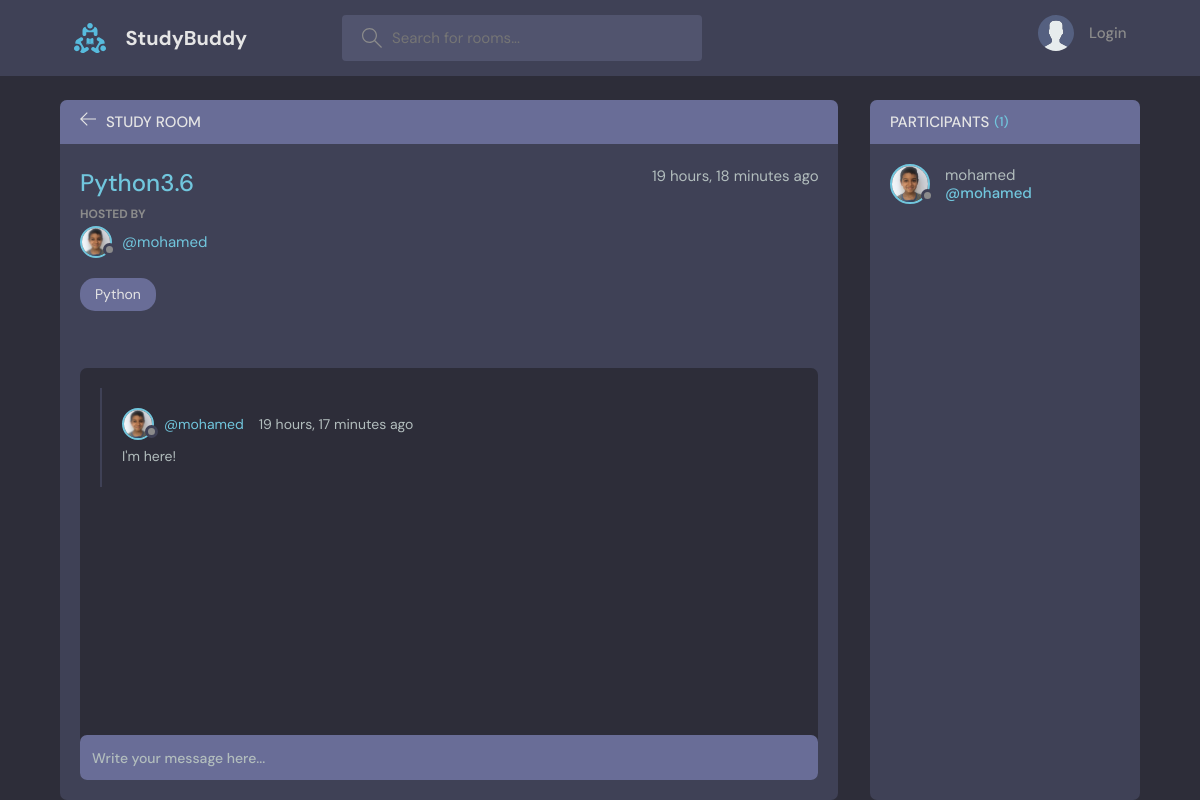
The app's page /room_page/1/ with its own data.
### base/models.py (models this page shows, shortened)
class Room(models.Model):
    host = models.ForeignKey(User, on_delete=models.SET_NULL, null=True)
    topic = models.ForeignKey(Topic, on_delete=models.SET_NULL, null=True)
    name = models.CharField(max_length=200)
    description = models.TextField(null=True, blank=True)
    participants = models.ManyToManyField(
        User, related_name='participants', blank=True)
    created = models.DateTimeField(auto_now_add=True)
    updated = models.DateTimeField(auto_now=True)
    class Meta:
        ordering = ['-updated', '-created']

class User(AbstractUser):
    name = models.CharField(max_length=200, null=True)
    email = models.EmailField(unique=True, null=True)
    bio = models.TextField(null=True)
    avatar = models.ImageField(null=True, default="avatar.svg")
    USERNAME_FIELD = 'email'
    REQUIRED_FIELDS = []

class Topic(models.Model):
    name = models.CharField(max_length=200)
    def __str__(self):
        return self.name

class Message(models.Model):
    user = models.ForeignKey(User, on_delete=models.CASCADE)
    room = models.ForeignKey(Room, on_delete=models.CASCADE)
    body = models.TextField()
    created = models.DateTimeField(auto_now_add=True)
    updated = models.DateTimeField(auto_now=True)
    class Meta:
        ordering = ['-updated', '-created']

### base/views.py (the view, shortened to what this page needs)
# urls.py: path('room_page/<str:pk>/', views.room, name='room'),
def room(request, pk):
    room = Room.objects.get(id=pk)
    room_messages = room.message_set.all()
    participants = room.participants.all()
    context = {
        'room': room,
        'room_messages': room_messages,
        'participants': participants
    }
    return render(request, 'base/room.html', context)

### base/templates/base/room.html (shortened to what this page needs)
{% extends 'main.html' %} {% block content %}
<main class="profile-page layout layout--2">
  <div class="container">
    <div class="room">
      <div class="room__top">
        <div class="room__topLeft">
          <a href="{% url 'home' %}">
            <svg
              version="1.1"
              xmlns="http://www.w3.org/2000/svg"
              width="32"
              height="32"
              viewBox="0 0 32 32"
            >
              <title>arrow-left</title>
              <path
                d="M13.723 2.286l-13.723 13.714 13.719 13.714 1.616-1.611-10.96-10.96h27.625v-2.286h-27.625l10.965-10.965-1.616-1.607z"
              ></path>
            </svg>
          </a>
          <h3>Study Room</h3>
        </div>
      </div>
      <div class="room__box scroll">
        <div class="room__header scroll">
          <div class="room__info">
            <h3>{{room.name}}</h3>
            <span>{{room.created|timesince}} ago</span>
          </div>
          <div class="room__hosted">
            <p>Hosted By</p>
            <a
              href="{% url 'user-profile' room.host.id %}"
              class="room__author"
            >
              <div class="avatar avatar--small">
                <img src="{{room.host.avatar.url}}" />
              </div>
              <span>@{{room.host.username}}</span>
            </a>
          </div>
          <span class="room__topics">{{room.topic}}</span>
        </div>
        <div class="room__conversation">
          <div class="threads scroll">
            {% for message in room_messages %}
            <div class="thread">
              <div class="thread__top">
                <div class="thread__author">
                  <a
                    href="{% url 'user-profile' message.user.id %}"
                    class="thread__authorInfo"
                  >
                    <div class="avatar avatar--small">
                      <img src="{{message.user.avatar.url}}" />
                    </div>
                    <span>@{{message.user.username}}</span>
                  </a>
                  <span class="thread__date"
                    >{{message.created|timesince}} ago</span
                  >
                </div>
              </div>
              <div class="thread__details">{{message.body}}</div>
            </div>
            {% endfor %}
          </div>
        </div>
      </div>
      <div class="room__message">
        <form action="" method="POST">
          <input name="body" placeholder="Write your message here..." />
        </form>
      </div>
    </div>
    <div class="participants">
      <h3 class="participants__top">
        Participants <span>({{participants.count}})</span>
      </h3>
      <div class="participants__list scroll">
        {% for participant in participants %}
        <a href="{% url 'user-profile' participant.id %}" class="participant">
          <div class="avatar avatar--medium">
            <img src="{{participant.avatar.url}}" />
          </div>
          <p>
            {{participant.username}}
            <span>@{{participant.username}}</span>
          </p>
        </a>
        {% endfor %}
      </div>
    </div>
  </div>
</main>
{% endblock content %}

### records on screen
Room: name "Python3.6", created "19 hours, 18 minutes", host.avatar (picture), host.username "mohamed", topic "Python"
Message: user.avatar (picture), user.username "mohamed", created "19 hours, 17 minutes", body "I'm here!"
User: avatar (picture), username "mohamed"

### other values on screen
{{ participants.count }} "1"
